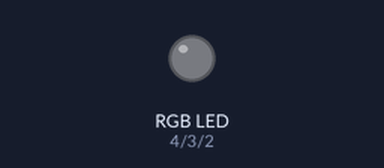
Bench run of a sketch on a simulated Arduino Uno, built with avr-gcc and run on an emulated ATmega328P. Parts: an RGB LED mixed from three pins (HIGH = lit).

Above: at 0.1 s.
At 6.5 s:
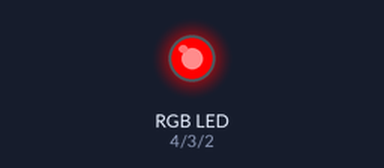
At 25.6 s:
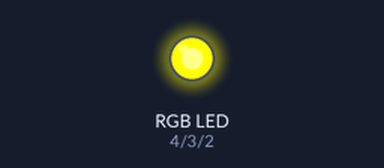
At 32.1 s:
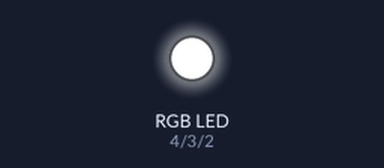
At 38.5 s:
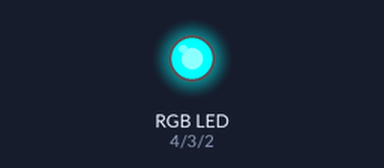
Timing chart, 0 to 40.0 s (numbered marks = the images above):
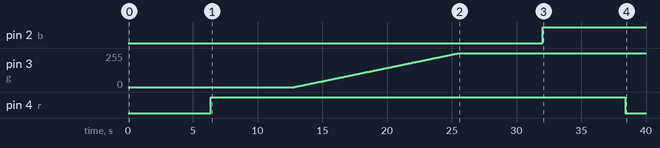

The sketch:

KY-016.ino
```cpp
#define r 4
#define g 3
#define b 2
void setup() {
  // put your setup code here, to run once:
pinMode(r,OUTPUT);
pinMode(g,OUTPUT);
pinMode(b,OUTPUT);

}

void loop() {
  for(int i=0; i<=255;i++){
  analogWrite(r,i);
  delay(50);
}
  for(int i=0; i<=255;i++){
  analogWrite(g,i);
  delay(50);

}
 for(int i=0; i<=255;i++){
  analogWrite(b,i);
  delay(50);

}
}
```

Measured:
- by itself, pin 2 (b): LOW → HIGH at 32.0 s
- by itself, pin 3 (g): moves from 0/255 to 255/255 over 12.7 s
- by itself, pin 4 (r): LOW → HIGH at 6.4 s, → LOW 32.0 s later
